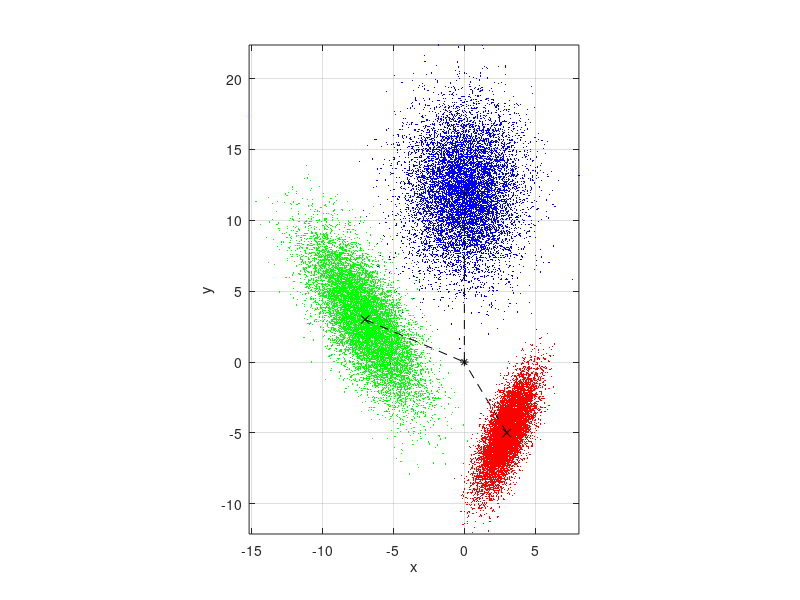

Recreate this plot in MATLAB.
%% Specify Clouds in a 2D space

mu1 = [3 ; -5];
mu2 = [0 ; 12];
mu3 = [-7 ; 3];

sigma_X1 = 1;
sigmasq_X1 = sigma_X1^2;
sigma_X2 = 2;
sigmasq_X2 = sigma_X2^2;
sigma_X3 = 2;
sigmasq_X3 = sigma_X3^2;

sigma_Y1 = 2;
sigmasq_Y1 = sigma_Y1^2;
sigma_Y2 = 3;
sigmasq_Y2 = sigma_Y2^2;
sigma_Y3 = 3;
sigmasq_Y3 = sigma_Y3^2;

% It's not always easy to specify a covariance. What is easy to specify is a correlation.
cor_XY1 = 0.7; % Recall correlation p = cov(X,Y) / (sigma_X * sigma_Y).
cov_XY1 = cor_XY1 * sigma_X1 * sigma_Y1;
cor_XY2 = 0;
cov_XY2 = cor_XY2 * sigma_X2 * sigma_Y2;
cor_XY3 = -0.7;
cov_XY3 = cor_XY3 * sigma_X3 * sigma_Y3;

Sigma1 = [sigmasq_X1 , cov_XY1; ...
    cov_XY1 , sigmasq_Y1];
Sigma2 = [sigmasq_X2 , cov_XY2; ...
    cov_XY2 , sigmasq_Y2];
Sigma3 = [sigmasq_X3 , cov_XY3; ...
    cov_XY3 , sigmasq_Y3];


%% Samples (Used as a visualisation aid)

samp1 = randn(2,10000);
z1 = [(chol(Sigma1 , 'Lower') * samp1) + mu1]';

samp2 = randn(2,10000);
z2 = [(chol(Sigma2 , 'Lower') * samp2) + mu2]';

samp3 = randn(2,10000);
z3 = [(chol(Sigma3 , 'Lower') * samp3) + mu3]';

t = [0 ; 0];

%%

plot(z1(:,1) , z1(:,2) , 'r.' , 'MarkerSize' , 1)
hold on
plot(mu1(1) , mu1(2) , 'kx')

plot(z2(:,1) , z2(:,2) , 'b.' , 'MarkerSize' , 1)
plot(mu2(1) , mu2(2) , 'kx')

plot(z3(:,1) , z3(:,2) , 'g.' , 'MarkerSize' , 1)
plot(mu3(1) , mu3(2) , 'kx')

plot(t(1) , t(2) , 'k*')

grid on
xlabel('x')
ylabel('y')

plot([mu1(1) , t(1)] , [mu1(2) , t(2)] , 'k--')
plot([mu2(1) , t(1)] , [mu2(2) , t(2)] , 'k--')
plot([mu3(1) , t(1)] , [mu3(2) , t(2)] , 'k--')
axis image

%% Euclidean Distance

ed1 = sqrt( (t-mu1)' * (t-mu1) );
ed2 = sqrt( (t-mu2)' * (t-mu2) );
ed3 = sqrt( (t-mu3)' * (t-mu3) );

%% Mahalanobis Distance

md1 = sqrt(  ((t-mu1)' / Sigma1) * (t-mu1));
md2 = sqrt(  ((t-mu2)' / Sigma2) * (t-mu2));
md3 = sqrt(  ((t-mu3)' / Sigma3) * (t-mu3));

%%

disp(['Euclidean distances for [R , B , G] are [' , num2str(ed1) , ' , ' , num2str(ed2) , ' , ' , num2str(ed3) , ']'])
disp(['Mahalanobis distances for [R , B , G] are [' , num2str(md1) , ' , ' , num2str(md2) , ' , ' , num2str(md3) , ']'])


